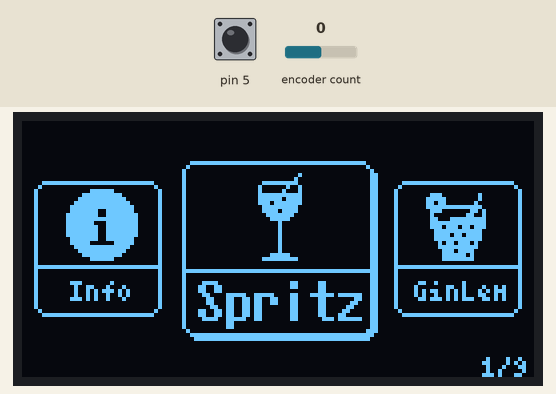
A sketch run on a simulated Arduino Uno, built with avr-gcc and run on an emulated ATmega328P. On the bench: 128×64 one-colour display. Inputs (shaded band) come from the test bench; at power-on: encoder count 0, pin 5 HIGH.

Above: at 1.2 s.
1.3 s: encoder count set to -1
At 2.4 s:
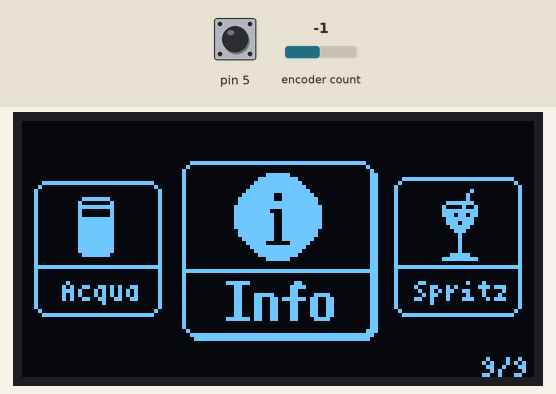
3.3 s: encoder count set to 0
At 3.67 s:
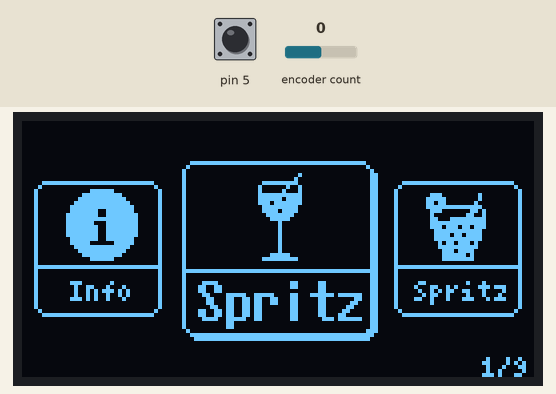
5.2 s: encoder count set to 1
At 6.5 s:
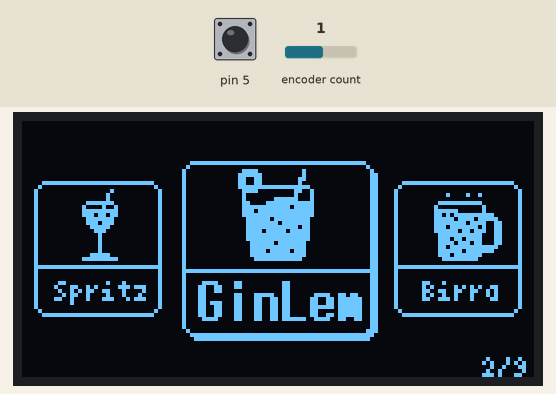
7.1 s: encoder count set to 2
At 8.4 s:
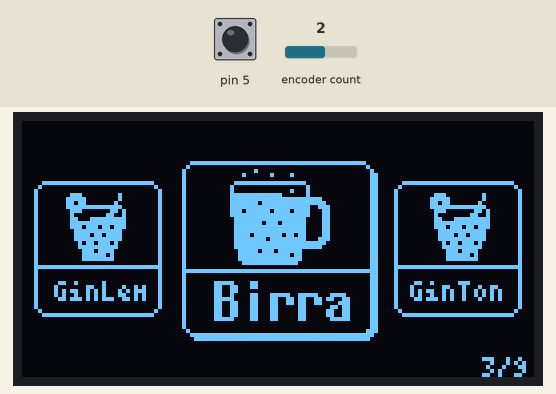
8.9 s: encoder count set to 3
At 9.9 s:
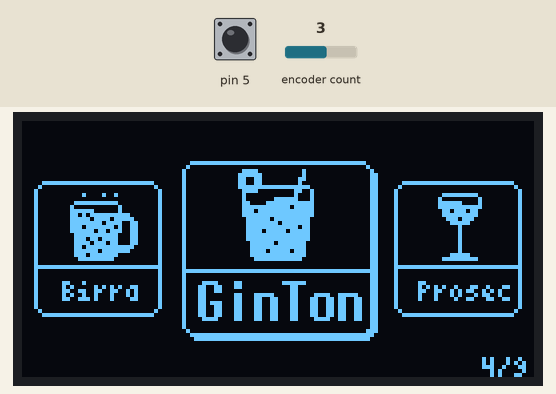
10.6 s: encoder count set to 4
At 11.9 s:
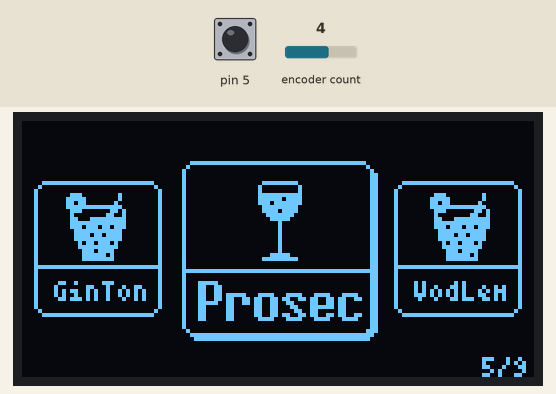
Timing chart, 0 to 13.3 s (numbered marks = the images above; inputs shaded):
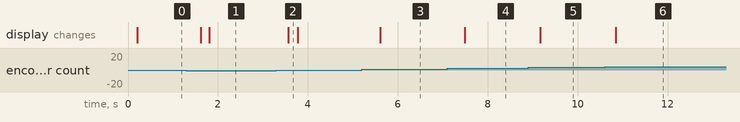

The sketch:

main.ino
```cpp
#include "U8glib.h"
#include "oled_menu.h"
#include <Encoder.h>

#define SSD_WIDTH 128
#define SSD_HEIGH 64

U8GLIB_SH1106_128X64 u8g(U8G_I2C_OPT_DEV_0|U8G_I2C_OPT_FAST);	// Dev 0, Fast I2C / TWI

void setup(void) {
  Serial.begin(9600);
  pinMode(5, INPUT_PULLUP);
}

// ----- VARIABILI -----
int selected = 0; //selezione corrente
int prev_selected; //selezione precedente
int next_selected; //selezione successiva

char menu_names[menu_size][20] = {
  {"Spritz"},
  {"GinLem"},
  {"Birra"},
  {"GinTon"},
  {"Prosec"},
  {"VodLem"},
  {"VodTon"},
  {"Acqua"},
  {"Info"}
};

Encoder enc(3, 4);
long oldPos = 0;

// ----- FUNZIONI -----

void drawStrings(int sel, int prev, int next)
{
  switch(sel)
  {
    case 0:
      u8g.setFont(u8g_font_4x6);
      u8g.drawStr(12, 45, menu_names[prev]);  //left
      u8g.drawStr(98, 45, menu_names[next]);  //right

      u8g.setFont(u8g_font_7x14B);
      u8g.drawStr(44, 50, menu_names[sel]);  //center

      u8g.setFont(u8g_font_4x6);
      u8g.drawStr(115, 64, "1/9");
      break;

    case 1:
      u8g.setFont(u8g_font_4x6);
      u8g.drawStr(8, 45, menu_names[prev]);  //left
      u8g.drawStr(100, 45, menu_names[next]);  //right

      u8g.setFont(u8g_font_7x14B);
      u8g.drawStr(44, 50, menu_names[sel]);  //cent

      u8g.setFont(u8g_font_4x6);
      u8g.drawStr(115, 64, "2/9");
      break;

    case 2:
      u8g.setFont(u8g_font_4x6);
      u8g.drawStr(8, 45, menu_names[prev]);  //left
      u8g.drawStr(97, 45, menu_names[next]);  //right

      u8g.setFont(u8g_font_7x14B);
      u8g.drawStr(48, 50, menu_names[sel]);  //cent

      u8g.setFont(u8g_font_4x6);
      u8g.drawStr(115, 64, "3/9");
      break;

    case 3:
      u8g.setFont(u8g_font_4x6);
      u8g.drawStr(10, 45, menu_names[prev]);  //left
      u8g.drawStr(99, 45, menu_names[next]);  //right

      u8g.setFont(u8g_font_7x14B);
      u8g.drawStr(44, 50, menu_names[sel]);  //cent

      u8g.setFont(u8g_font_4x6);
      u8g.drawStr(115, 64, "4/9");
      break;

    case 4:
      u8g.setFont(u8g_font_4x6);
      u8g.drawStr(8, 45, menu_names[prev]);  //left
      u8g.drawStr(98, 45, menu_names[next]);  //right

      u8g.setFont(u8g_font_7x14B);
      u8g.drawStr(44, 50, menu_names[sel]);  //cent

      u8g.setFont(u8g_font_4x6);
      u8g.drawStr(115, 64, "5/9");
      break;

    case 5:
      u8g.setFont(u8g_font_4x6);
      u8g.drawStr(8, 45, menu_names[prev]);  //left
      u8g.drawStr(98, 45, menu_names[next]);  //right

      u8g.setFont(u8g_font_7x14B);
      u8g.drawStr(44, 50, menu_names[sel]);  //cent

      u8g.setFont(u8g_font_4x6);
      u8g.drawStr(115, 64, "6/9");
      break;
    case 6:
      u8g.setFont(u8g_font_4x6);
      u8g.drawStr(8, 45, menu_names[prev]);  //left
      u8g.drawStr(100, 45, menu_names[next]);  //right

      u8g.setFont(u8g_font_7x14B);
      u8g.drawStr(44, 50, menu_names[sel]);  //cent

      u8g.setFont(u8g_font_4x6);
      u8g.drawStr(115, 64, "7/9");
      break;

    case 7:
      u8g.setFont(u8g_font_4x6);
      u8g.drawStr(8, 45, menu_names[prev]);  //left
      u8g.drawStr(102, 45, menu_names[next]);  //right

      u8g.setFont(u8g_font_7x14B);
      u8g.drawStr(47, 50, menu_names[sel]);  //cent

      u8g.setFont(u8g_font_4x6);
      u8g.drawStr(115, 64, "8/9");
      break;

    case 8:
      u8g.setFont(u8g_font_4x6);
      u8g.drawStr(10, 45, menu_names[prev]);  //left
      u8g.drawStr(98, 45, menu_names[next]);  //right

      u8g.setFont(u8g_font_7x14B);
      u8g.drawStr(51, 50, menu_names[sel]);  //cent

      u8g.setFont(u8g_font_4x6);
      u8g.drawStr(115, 64, "9/9");
      break;
  }
}

void loop(void) {

// ----- ENCODER -----

  long newPos = enc.read();
  if (newPos != oldPos) {
    if(newPos < oldPos)
      selected--;
    else
      selected++;
    oldPos = newPos;
  }

  if(!digitalRead(5))
    Serial.println(menu_names[selected]);


// ----- SETTAGGI -----

  prev_selected = selected - 1;
  next_selected = selected + 1;

// ----- CONTROLLI INTEGRITA -----
  if(prev_selected < 0)
    prev_selected = menu_size - 1;

  if(next_selected > (menu_size - 1))
    next_selected = 0;

  if(selected > menu_size - 1)
    selected = 0;

  if(selected < 0)
    selected = menu_size - 1;

// ----- OLED DISPLAY -----

  u8g.firstPage();
  do {
    u8g.drawXBMP(0, 0, SSD_WIDTH, SSD_HEIGH, menu[selected]); //image
    drawStrings(selected, prev_selected, next_selected);  //strings
  } while( u8g.nextPage() );

}
```

Source omitted: oled_menu.h (data table, 57521 bytes)

Measured:
- after the input at 1.3 s, the display: first changes after 0.32 s (image 1 shows a later state)
- after the input at 3.3 s, the display: changes after 0.27 s (image 2)
- after the input at 5.2 s, the display: changes after 0.41 s (image 3)
- after the input at 7.1 s, the display: changes after 0.39 s (image 4)
- after the input at 8.9 s, the display: changes after 0.26 s (image 5)
- after the input at 10.6 s, the display: changes after 0.25 s (image 6)
